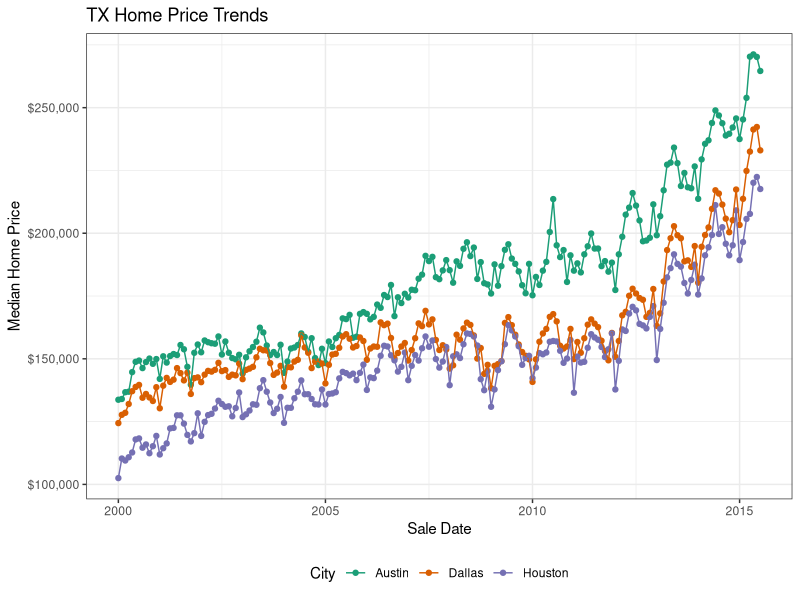

Reproduce this figure in R.
## ---- chunk 1
#| label: plot_1
#| message: false
library(ggplot2)
library(dplyr)

txhousing |> 
    filter(city %in% c("Houston", "Dallas", "Austin")) |> 
    ggplot(aes(x=date, y=median, color=city)) + 
    geom_point() + 
    geom_line() + 
    theme_bw() + 
    xlab("Sale Date") + 
    ylab("Median Home Price") + 
    scale_y_continuous(label=scales::dollar) + 
    scale_color_brewer(type="qual", palette=2, name="City") + 
    theme(legend.position="bottom") + 
    ggtitle("TX Home Price Trends")
